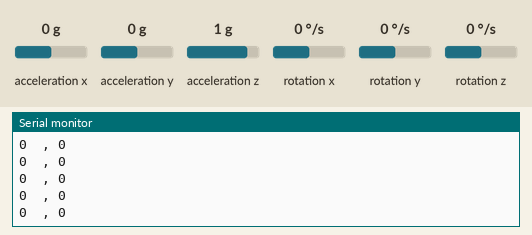
Simulated run of this sketch. Board: Arduino Uno, built with avr-gcc and run on an emulated ATmega328P. Parts: the last lines printed to the serial monitor. Inputs (shaded band) come from the test bench; at power-on: rotation x 0 °/s, rotation y 0 °/s, acceleration x 0 g, acceleration y 0 g, acceleration z 1 g, rotation z 0 °/s.

Above: at 6.2 s.
6.3 s: rotation x set to -192 °/s
At 6.59 s:
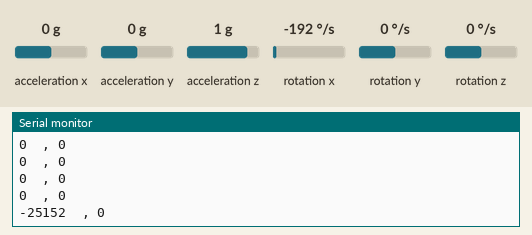
7.8 s: rotation y set to -192 °/s
At 7.82 s:
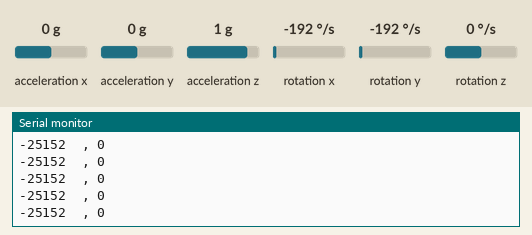
9.3 s: rotation x set to -100 °/s
At 9.45 s:
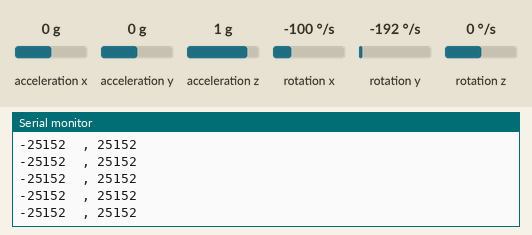
Timing chart, 0 to 12.3 s (numbered marks = the images above; inputs shaded):
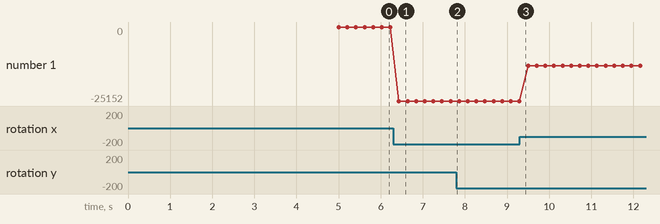

The sketch:

mpu.ino
```cpp
/*
A modified version from the MPU6050 example from the MPU6050 library by Electronic Cats
https://github.com/ElectronicCats/mpu6050/blob/master/examples/MPU6050_raw/MPU6050_raw.ino
*/

#include "I2Cdev.h"
#include "MPU6050.h"


#if I2CDEV_IMPLEMENTATION == I2CDEV_ARDUINO_WIRE
    #include "Wire.h"
#endif


MPU6050 accelgyro;

int16_t ax, ay, az;
int16_t gx, gy, gz;

int prevy = 300;


#define OUTPUT_READABLE_ACCELGYRO


void setup() {
    delay(5000); //wait for user to begin!
    #if I2CDEV_IMPLEMENTATION == I2CDEV_ARDUINO_WIRE
        Wire.begin();
    #elif I2CDEV_IMPLEMENTATION == I2CDEV_BUILTIN_FASTWIRE
        Fastwire::setup(400, true);
    #endif

    Serial.begin(115200);


    accelgyro.initialize();


}

void loop() {
    accelgyro.getMotion6(&ax, &ay, &az, &gx, &gy, &gz);
    gy = abs(gy);
    #ifdef OUTPUT_READABLE_ACCELGYRO
        int change = gy-prevy;
        //if (change > 100) {
          //Serial.println(change);
          Serial.print(gx); Serial.print("\t");
          Serial.print(", ");
          Serial.print(gy); Serial.println("\t");
        //}

       // Serial.print(gy);
       // Serial.println(gz);
        delay(200);
    #endif

}
```

Measured:
- after the input at 6.3 s, the serial monitor: prints a new line after 0.13 s (image 1)
- plotted number 1: 0 → -25152 after the input at 6.3 s, -25152 → -13100 after the input at 9.3 s
